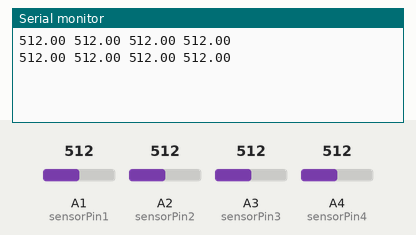
A sketch run on a simulated Arduino Uno, built with avr-gcc and run on an emulated ATmega328P. On the bench: the last lines printed to the serial monitor. The inputs (shaded band) are chosen by the test bench; at power-on: A1 (sensorPin1) = 512, A2 (sensorPin2) = 512, A3 (sensorPin3) = 512, A4 (sensorPin4) = 512.

Above: at 1.8 s.
1.9 s: A1 (sensorPin1) set to 716
At 2.7 s:
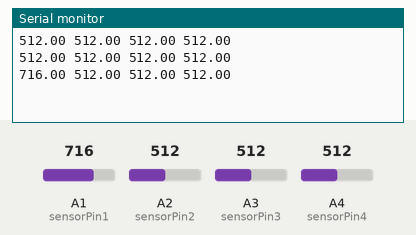
3.4 s: A2 (sensorPin2) set to 716
At 4.3 s:
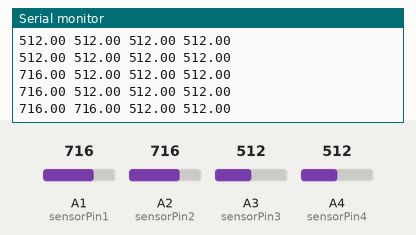
4.9 s: A3 (sensorPin3) set to 716
At 5.8 s:
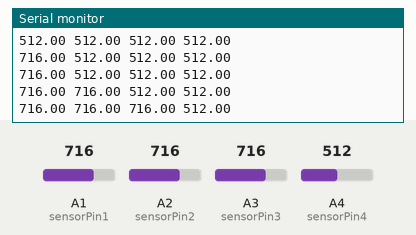
6.4 s: A4 (sensorPin4) set to 716
At 7.7 s:
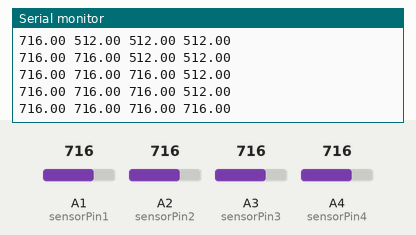
7.9 s: A1 (sensorPin1) set to 992
At 8.8 s:
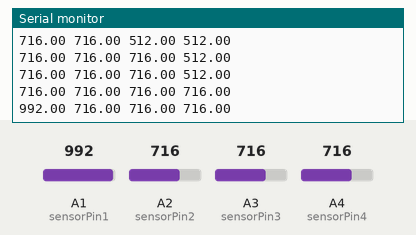
9.4 s: A2 (sensorPin2) set to 992
At 10.4 s:
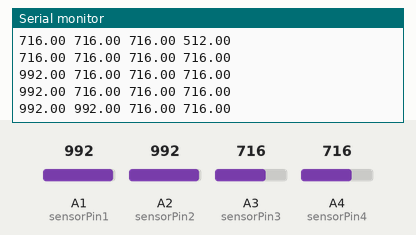
Timing chart, 0 to 11.9 s (numbered marks = the images above; inputs shaded):
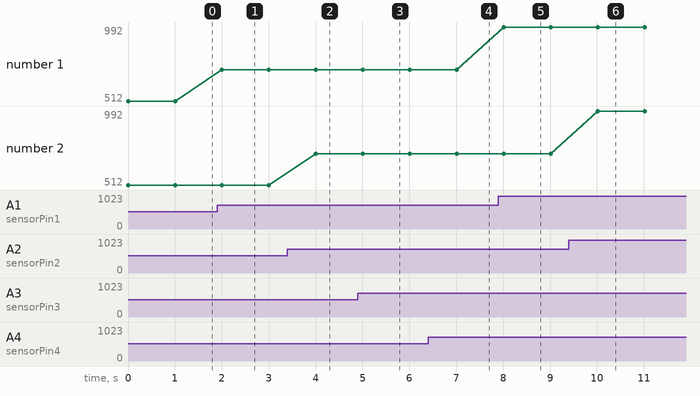

Measured:
- after the input at 1.9 s, the serial monitor: prints a new line after 0.10 s (image 1)
- after the input at 3.4 s, the serial monitor: prints a new line after 0.61 s (image 2)
- after the input at 4.9 s, the serial monitor: prints a new line after 0.11 s (image 3)
- after the input at 6.4 s, the serial monitor: prints a new line after 0.61 s (image 4)
- after the input at 7.9 s, the serial monitor: prints a new line after 0.11 s (image 5)
- after the input at 9.4 s, the serial monitor: prints a new line after 0.62 s (image 6)
- plotted number 1: 512 → 716 after the input at 1.9 s, 716 → 992 after the input at 7.9 s

The sketch:

final_light_sensors.ino
```cpp
int sensorPin1 = A1;
int sensorPin2 = A2;
int sensorPin3 = A3;
int sensorPin4 = A4;
double lightData1 = 0;
double lightData2 = 0;
double lightData3 = 0;
double lightData4 = 0;

void setup() { // the setup function -- called once
  Serial.begin(9600);
}

void loop() {
  lightData1 = analogRead(sensorPin1);
  lightData2 = analogRead(sensorPin2);
  lightData3 = analogRead(sensorPin3);
  lightData4 = analogRead(sensorPin4);
  Serial.println(String(lightData1)+" "+String(lightData2)+" "+String(lightData3)+" "+String(lightData4));
  delay(1000);
}
```
